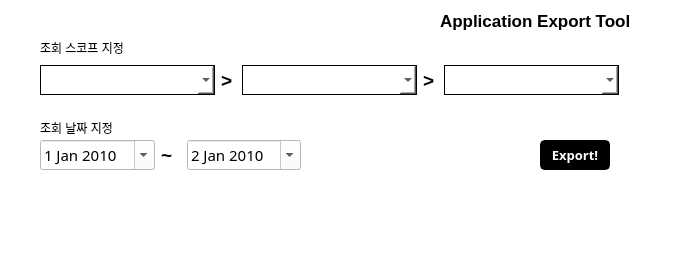
<?xml version="1.0" encoding="UTF-8"?>
<ui version="4.0">
 <class>mainForm</class>
 <widget class="QWidget" name="mainForm">
  <property name="geometry">
   <rect>
    <x>0</x>
    <y>0</y>
    <width>677</width>
    <height>256</height>
   </rect>
  </property>
  <property name="windowTitle">
   <string>COMSYS Tool - s1 app information exporting</string>
  </property>
  <property name="styleSheet">
   <string notr="true">background-color: rgb(255, 255, 255);</string>
  </property>
  <widget class="QWidget" name="horizontalLayoutWidget">
   <property name="geometry">
    <rect>
     <x>40</x>
     <y>140</y>
     <width>261</width>
     <height>31</height>
    </rect>
   </property>
   <layout class="QHBoxLayout" name="horizontalLayout">
    <item>
     <widget class="QDateEdit" name="date_start">
      <property name="minimumSize">
       <size>
        <width>0</width>
        <height>25</height>
       </size>
      </property>
      <property name="maximumSize">
       <size>
        <width>200</width>
        <height>30</height>
       </size>
      </property>
      <property name="font">
       <font>
        <family>맑은 고딕</family>
        <pointsize>11</pointsize>
       </font>
      </property>
      <property name="styleSheet">
       <string notr="true">
QCalendarWidget QToolButton {
  	height: 20px;
  	width: 60px;
  	color: white;
  	font-size: 12px;
  	icon-size: 20px, 20px;
  	background-color: black;
  }
  QCalendarWidget QMenu {
  	width: 60px;
    left: 20px;
  	color: white;
  	font-size: 12px;
  	background-color: rgb(100, 100, 100);
  }
  QCalendarWidget QSpinBox { 
  	width: 60px; 
  	font-size:12px; 
  	color: white; 
  	background-color: qlineargradient(x1:0, y1:0, x2:0, y2:1, stop: 0 #cccccc, stop: 1 #333333); 
  	selection-background-color: rgb(136, 136, 136);
  	selection-color: rgb(255, 255, 255);
  }
  QCalendarWidget QSpinBox::up-button { subcontrol-origin: border;  subcontrol-position: top right;  width:20px; }
  QCalendarWidget QSpinBox::down-button {subcontrol-origin: border; subcontrol-position: bottom right;  width:20px;}
  QCalendarWidget QSpinBox::up-arrow { width:20px;  height:20px; }
  QCalendarWidget QSpinBox::down-arrow { width:20px;  height:20px; }
   
  /* header row */
  QCalendarWidget QWidget { alternate-background-color: rgb(128, 128, 128); }
   
  /* normal days */
  QCalendarWidget QAbstractItemView:enabled 
  {
  	font-size:12px;  
  	color: rgb(180, 180, 180);  
  	background-color: black;  
  	selection-background-color: rgb(64, 64, 64); 
  	selection-color: rgb(0, 255, 0); 
  }
   
  /* days in other months */
  /* navigation bar */
QCalendarWidget QWidget#qt_calendar_navigationbar
{ 
  background-color: black; 
}

QCalendarWidget QAbstractItemView:disabled 
{ 
color: rgb(64, 64, 64); 
}</string>
      </property>
      <property name="maximumDate">
       <date>
        <year>2111</year>
        <month>1</month>
        <day>5</day>
       </date>
      </property>
      <property name="minimumDate">
       <date>
        <year>2010</year>
        <month>1</month>
        <day>1</day>
       </date>
      </property>
      <property name="calendarPopup">
       <bool>true</bool>
      </property>
      <property name="timeSpec">
       <enum>Qt::LocalTime</enum>
      </property>
     </widget>
    </item>
    <item>
     <widget class="QLabel" name="label_5">
      <property name="maximumSize">
       <size>
        <width>20</width>
        <height>20</height>
       </size>
      </property>
      <property name="font">
       <font>
        <pointsize>14</pointsize>
        <bold>true</bold>
       </font>
      </property>
      <property name="lineWidth">
       <number>7</number>
      </property>
      <property name="text">
       <string>~</string>
      </property>
     </widget>
    </item>
    <item>
     <widget class="QDateEdit" name="date_end">
      <property name="minimumSize">
       <size>
        <width>0</width>
        <height>25</height>
       </size>
      </property>
      <property name="maximumSize">
       <size>
        <width>200</width>
        <height>30</height>
       </size>
      </property>
      <property name="font">
       <font>
        <family>맑은 고딕</family>
        <pointsize>11</pointsize>
       </font>
      </property>
      <property name="styleSheet">
       <string notr="true">
QCalendarWidget QToolButton {
  	height: 20px;
  	width: 60px;
  	color: white;
  	font-size: 12px;
  	icon-size: 20px, 20px;
  	background-color: black;
  }
  QCalendarWidget QMenu {
  	width: 60px;
    left: 20px;
  	color: white;
  	font-size: 12px;
  	background-color: rgb(100, 100, 100);
  }
  QCalendarWidget QSpinBox { 
  	width: 60px; 
  	font-size:12px; 
  	color: white; 
  	background-color: qlineargradient(x1:0, y1:0, x2:0, y2:1, stop: 0 #cccccc, stop: 1 #333333); 
  	selection-background-color: rgb(136, 136, 136);
  	selection-color: rgb(255, 255, 255);
  }
  QCalendarWidget QSpinBox::up-button { subcontrol-origin: border;  subcontrol-position: top right;  width:20px; }
  QCalendarWidget QSpinBox::down-button {subcontrol-origin: border; subcontrol-position: bottom right;  width:20px;}
  QCalendarWidget QSpinBox::up-arrow { width:20px;  height:20px; }
  QCalendarWidget QSpinBox::down-arrow { width:20px;  height:20px; }
   
  /* header row */
  QCalendarWidget QWidget { alternate-background-color: rgb(128, 128, 128); }
   
  /* normal days */
  QCalendarWidget QAbstractItemView:enabled 
  {
  	font-size:12px;  
  	color: rgb(180, 180, 180);  
  	background-color: black;  
  	selection-background-color: rgb(64, 64, 64); 
  	selection-color: rgb(0, 255, 0); 
  }
   
  /* days in other months */
  /* navigation bar */
QCalendarWidget QWidget#qt_calendar_navigationbar
{ 
  background-color: black; 
}

QCalendarWidget QAbstractItemView:disabled 
{ 
color: rgb(64, 64, 64); 
}</string>
      </property>
      <property name="maximumDate">
       <date>
        <year>2110</year>
        <month>12</month>
        <day>31</day>
       </date>
      </property>
      <property name="minimumDate">
       <date>
        <year>2010</year>
        <month>1</month>
        <day>1</day>
       </date>
      </property>
      <property name="calendarPopup">
       <bool>true</bool>
      </property>
      <property name="date">
       <date>
        <year>2010</year>
        <month>1</month>
        <day>2</day>
       </date>
      </property>
     </widget>
    </item>
   </layout>
  </widget>
  <widget class="QWidget" name="horizontalLayoutWidget_2">
   <property name="geometry">
    <rect>
     <x>40</x>
     <y>60</y>
     <width>579</width>
     <height>41</height>
    </rect>
   </property>
   <layout class="QHBoxLayout" name="horizontalLayout_2">
    <item>
     <widget class="QComboBox" name="cmb_account">
      <property name="sizePolicy">
       <sizepolicy hsizetype="Minimum" vsizetype="Fixed">
        <horstretch>0</horstretch>
        <verstretch>0</verstretch>
       </sizepolicy>
      </property>
      <property name="minimumSize">
       <size>
        <width>175</width>
        <height>25</height>
       </size>
      </property>
      <property name="maximumSize">
       <size>
        <width>175</width>
        <height>30</height>
       </size>
      </property>
      <property name="baseSize">
       <size>
        <width>169</width>
        <height>0</height>
       </size>
      </property>
      <property name="font">
       <font>
        <family>맑은 고딕</family>
        <pointsize>11</pointsize>
       </font>
      </property>
      <property name="styleSheet">
       <string notr="true">QComboBox {
	background-color: white;
	border: 1px solid rgb(0,0,0);
	border-radius: 20px;
}
QComboBox:editable {
    background: white;
}

QComboBox:!editable, QComboBox::drop-down:editable {
     background: qlineargradient(x1: 0, y1: 0, x2: 0, y2: 1,
                                 stop: 0 rgb(255, 255, 255), stop: 0.4 rgb(255, 255, 255),
                                 stop: 0.5 rgb(255, 255, 255), stop: 1.0 rgb(255, 255, 255));
}

/* QComboBox gets the &quot;on&quot; state when the popup is open */
QComboBox:!editable:on, QComboBox::drop-down:editable:on {
    background: qlineargradient(x1: 0, y1: 0, x2: 0, y2: 1,
                                stop: 0 rgb(255, 255, 255), stop: 0.4 rgb(255, 255, 255),
                                stop: 0.5 rgb(255, 255, 255), stop: 1.0 rgb(255, 255, 255));
}</string>
      </property>
     </widget>
    </item>
    <item>
     <widget class="QLabel" name="label_3">
      <property name="font">
       <font>
        <pointsize>14</pointsize>
        <bold>true</bold>
       </font>
      </property>
      <property name="lineWidth">
       <number>7</number>
      </property>
      <property name="text">
       <string>&gt;</string>
      </property>
     </widget>
    </item>
    <item>
     <widget class="QComboBox" name="cmb_site">
      <property name="sizePolicy">
       <sizepolicy hsizetype="Minimum" vsizetype="Fixed">
        <horstretch>0</horstretch>
        <verstretch>0</verstretch>
       </sizepolicy>
      </property>
      <property name="minimumSize">
       <size>
        <width>175</width>
        <height>25</height>
       </size>
      </property>
      <property name="maximumSize">
       <size>
        <width>175</width>
        <height>30</height>
       </size>
      </property>
      <property name="baseSize">
       <size>
        <width>169</width>
        <height>0</height>
       </size>
      </property>
      <property name="font">
       <font>
        <family>맑은 고딕</family>
        <pointsize>11</pointsize>
       </font>
      </property>
      <property name="styleSheet">
       <string notr="true">QComboBox {
	background-color: white;
	border: 1px solid rgb(0,0,0);
	border-radius: 20px;
}
QComboBox:editable {
    background: white;
}

QComboBox:!editable, QComboBox::drop-down:editable {
     background: qlineargradient(x1: 0, y1: 0, x2: 0, y2: 1,
                                 stop: 0 rgb(255, 255, 255), stop: 0.4 rgb(255, 255, 255),
                                 stop: 0.5 rgb(255, 255, 255), stop: 1.0 rgb(255, 255, 255));
}

/* QComboBox gets the &quot;on&quot; state when the popup is open */
QComboBox:!editable:on, QComboBox::drop-down:editable:on {
    background: qlineargradient(x1: 0, y1: 0, x2: 0, y2: 1,
                                stop: 0 rgb(255, 255, 255), stop: 0.4 rgb(255, 255, 255),
                                stop: 0.5 rgb(255, 255, 255), stop: 1.0 rgb(255, 255, 255));
}</string>
      </property>
     </widget>
    </item>
    <item>
     <widget class="QLabel" name="label_4">
      <property name="font">
       <font>
        <pointsize>14</pointsize>
        <bold>true</bold>
       </font>
      </property>
      <property name="lineWidth">
       <number>7</number>
      </property>
      <property name="text">
       <string>&gt;</string>
      </property>
     </widget>
    </item>
    <item>
     <widget class="QComboBox" name="cmb_group">
      <property name="sizePolicy">
       <sizepolicy hsizetype="Minimum" vsizetype="Fixed">
        <horstretch>0</horstretch>
        <verstretch>0</verstretch>
       </sizepolicy>
      </property>
      <property name="minimumSize">
       <size>
        <width>175</width>
        <height>25</height>
       </size>
      </property>
      <property name="maximumSize">
       <size>
        <width>175</width>
        <height>30</height>
       </size>
      </property>
      <property name="baseSize">
       <size>
        <width>169</width>
        <height>0</height>
       </size>
      </property>
      <property name="font">
       <font>
        <family>맑은 고딕</family>
        <pointsize>11</pointsize>
       </font>
      </property>
      <property name="styleSheet">
       <string notr="true">QComboBox {
	background-color: white;
	border: 1px solid rgb(0,0,0);
	border-radius: 20px;
}
QComboBox:editable {
    background: white;
}

QComboBox:!editable, QComboBox::drop-down:editable {
     background: qlineargradient(x1: 0, y1: 0, x2: 0, y2: 1,
                                 stop: 0 rgb(255, 255, 255), stop: 0.4 rgb(255, 255, 255),
                                 stop: 0.5 rgb(255, 255, 255), stop: 1.0 rgb(255, 255, 255));
}

/* QComboBox gets the &quot;on&quot; state when the popup is open */
QComboBox:!editable:on, QComboBox::drop-down:editable:on {
    background: qlineargradient(x1: 0, y1: 0, x2: 0, y2: 1,
                                stop: 0 rgb(255, 255, 255), stop: 0.4 rgb(255, 255, 255),
                                stop: 0.5 rgb(255, 255, 255), stop: 1.0 rgb(255, 255, 255));
}</string>
      </property>
     </widget>
    </item>
   </layout>
  </widget>
  <widget class="QLabel" name="label">
   <property name="geometry">
    <rect>
     <x>40</x>
     <y>120</y>
     <width>81</width>
     <height>16</height>
    </rect>
   </property>
   <property name="text">
    <string>조회 날짜 지정</string>
   </property>
  </widget>
  <widget class="QLabel" name="label_2">
   <property name="geometry">
    <rect>
     <x>40</x>
     <y>40</y>
     <width>101</width>
     <height>16</height>
    </rect>
   </property>
   <property name="text">
    <string>조회 스코프 지정</string>
   </property>
  </widget>
  <widget class="QLabel" name="label_6">
   <property name="geometry">
    <rect>
     <x>440</x>
     <y>10</y>
     <width>221</width>
     <height>21</height>
    </rect>
   </property>
   <property name="font">
    <font>
     <pointsize>13</pointsize>
     <bold>true</bold>
     <kerning>true</kerning>
    </font>
   </property>
   <property name="text">
    <string>Application Export Tool</string>
   </property>
  </widget>
  <widget class="QPushButton" name="btn_expConfirm">
   <property name="geometry">
    <rect>
     <x>540</x>
     <y>140</y>
     <width>70</width>
     <height>30</height>
    </rect>
   </property>
   <property name="minimumSize">
    <size>
     <width>70</width>
     <height>30</height>
    </size>
   </property>
   <property name="maximumSize">
    <size>
     <width>100</width>
     <height>30</height>
    </size>
   </property>
   <property name="font">
    <font>
     <family>맑은 고딕</family>
     <pointsize>10</pointsize>
     <bold>true</bold>
    </font>
   </property>
   <property name="cursor">
    <cursorShape>PointingHandCursor</cursorShape>
   </property>
   <property name="focusPolicy">
    <enum>Qt::ClickFocus</enum>
   </property>
   <property name="autoFillBackground">
    <bool>false</bool>
   </property>
   <property name="styleSheet">
    <string notr="true">QPushButton{
color: white;
background-color: black;
border: 2px solid rgb(0, 0, 0);
border-radius: 5px;
}
QPushButton::pressed{
color: black;
background-color: white;
border: 2px solid rgb(0, 0, 0);
border-radius: 5px;
}
QPushButton::disabled{
color: rgb(229, 229, 229);
background-color: rgb(204, 204, 204);
border: 2px solid rgb(204, 204, 204);
border-radius: 5px;
}
</string>
   </property>
   <property name="text">
    <string>Export!</string>
   </property>
   <property name="checkable">
    <bool>false</bool>
   </property>
  </widget>
  <widget class="QLabel" name="lbl_export">
   <property name="geometry">
    <rect>
     <x>40</x>
     <y>190</y>
     <width>580</width>
     <height>60</height>
    </rect>
   </property>
   <property name="maximumSize">
    <size>
     <width>580</width>
     <height>60</height>
    </size>
   </property>
   <property name="font">
    <font>
     <pointsize>9</pointsize>
    </font>
   </property>
   <property name="text">
    <string/>
   </property>
   <property name="wordWrap">
    <bool>true</bool>
   </property>
   <property name="textInteractionFlags">
    <set>Qt::TextSelectableByMouse</set>
   </property>
  </widget>
  <widget class="QLabel" name="lbl_version">
   <property name="geometry">
    <rect>
     <x>620</x>
     <y>30</y>
     <width>50</width>
     <height>16</height>
    </rect>
   </property>
   <property name="text">
    <string/>
   </property>
  </widget>
 </widget>
 <resources/>
 <connections/>
</ui>
